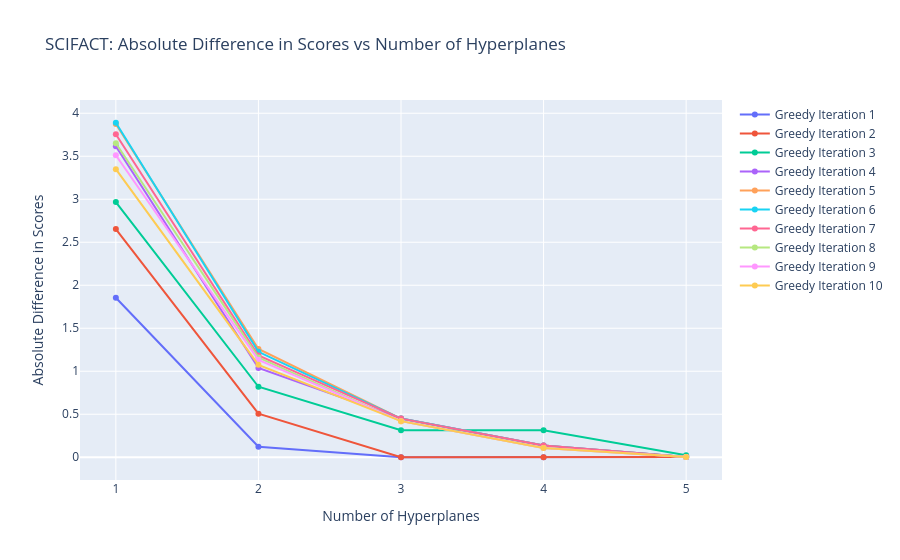

Notebook source saved alongside this figure:
### Code cell
# Each curve on the plot corresponds to one greedy iteration.
# Each point on the curve corresponds to one hyperplane.
# So, for greedy iteration i, we have num_hyperplanes points.
# So, we need to plot greedy_iters curves, each with num_hyperplanes points.
# x-axis: # samples (number of hyperplanes)
# y-axis: absolute difference in scores
fig = go.Figure()
for i in range(greedy_iters):
    fig.add_trace(go.Scatter(x=list(range(1, num_hyperplanes + 1)), y=y_axis_point_lists[i], mode='lines+markers', name=f'Greedy Iteration {i+1}'))
fig.update_layout(title='SCIFACT: Absolute Difference in Scores vs Number of Hyperplanes',
                  xaxis_title='Number of Hyperplanes',
                  yaxis_title='Absolute Difference in Scores')
fig.update_layout(
    xaxis=dict(
        tickvals=list(range(1, num_hyperplanes + 1))  # Enforce integer ticks
    )
)
fig.show()

### Figure 1 — Plotly figure (JSON) as saved in the notebook; plotly's stock layout.template omitted (floating-point values rounded to 4 significant figures)
{"data": [{"mode": "lines+markers", "name": "Greedy Iteration 1", "type": "scatter", "x": [1, 2, 3, 4, 5], "y": [1.855, 0.1229, 9.537e-07, 9.537e-07, 0.001679]}, {"mode": "lines+markers", "name": "Greedy Iteration 2", "type": "scatter", "x": [1, 2, 3, 4, 5], "y": [2.653, 0.5062, 9.537e-07, 9.537e-07, 0.001469]}, {"mode": "lines+markers", "name": "Greedy Iteration 3", "type": "scatter", "x": [1, 2, 3, 4, 5], "y": [2.968, 0.8198, 0.3136, 0.3136, 0.0235]}, {"mode": "lines+markers", "name": "Greedy Iteration 4", "type": "scatter", "x": [1, 2, 3, 4, 5], "y": [3.615, 1.039, 0.4498, 0.137, 0.001772]}, {"mode": "lines+markers", "name": "Greedy Iteration 5", "type": "scatter", "x": [1, 2, 3, 4, 5], "y": [3.874, 1.259, 0.4498, 0.137, 0.001564]}, {"mode": "lines+markers", "name": "Greedy Iteration 6", "type": "scatter", "x": [1, 2, 3, 4, 5], "y": [3.89, 1.226, 0.4498, 0.137, 0.001801]}, {"mode": "lines+markers", "name": "Greedy Iteration 7", "type": "scatter", "x": [1, 2, 3, 4, 5], "y": [3.755, 1.183, 0.4492, 0.1364, 0.001789]}, {"mode": "lines+markers", "name": "Greedy Iteration 8", "type": "scatter", "x": [1, 2, 3, 4, 5], "y": [3.651, 1.159, 0.4198, 0.1069, 0.001741]}, {"mode": "lines+markers", "name": "Greedy Iteration 9", "type": "scatter", "x": [1, 2, 3, 4, 5], "y": [3.512, 1.133, 0.4198, 0.1069, 0.001854]}, {"mode": "lines+markers", "name": "Greedy Iteration 10", "type": "scatter", "x": [1, 2, 3, 4, 5], "y": [3.349, 1.075, 0.4198, 0.1069, 0.00182]}], "layout": {"title": {"text": "SCIFACT: Absolute Difference in Scores vs Number of Hyperplanes"}, "xaxis": {"tickvals": [1, 2, 3, 4, 5], "title": {"text": "Number of Hyperplanes"}}, "yaxis": {"title": {"text": "Absolute Difference in Scores"}}}}
